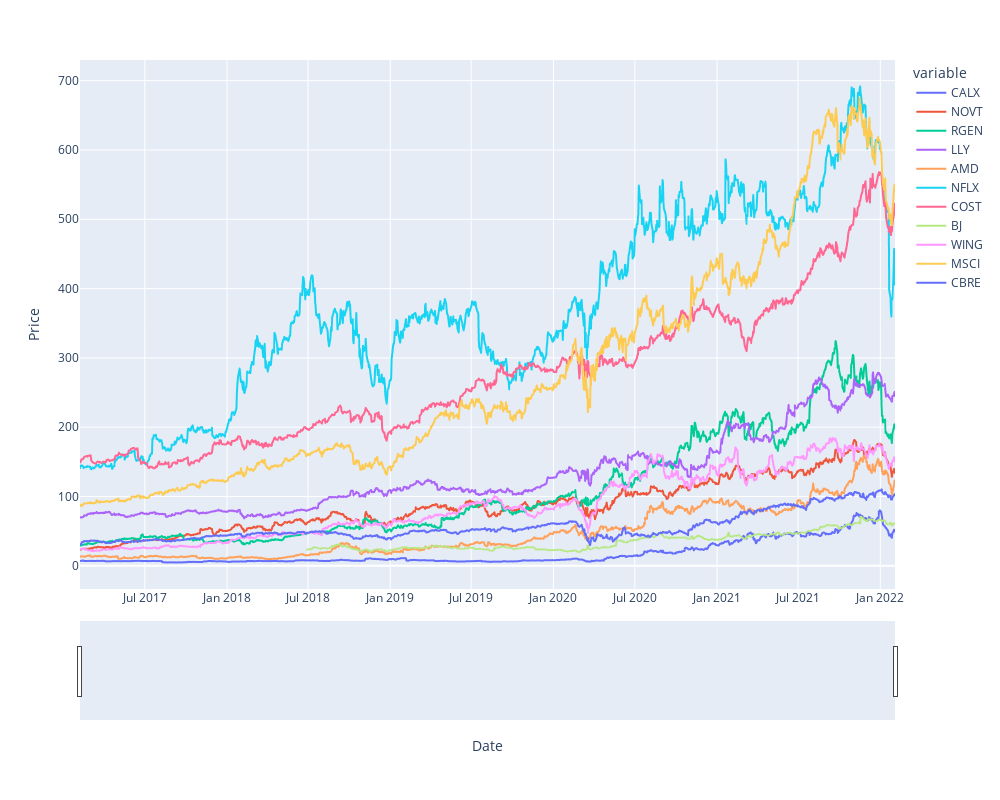

Notebook source saved alongside this figure:
### Code cell
# Plot Price of Investments Over Total Dataset

# Plot out prices for each stock since beginning of 2017
fig = px.line(mult_df, x=mult_df.index, y=mult_df.columns)
fig.update_xaxes(title="Date", rangeslider_visible=True)
fig.update_yaxes(title="Price")
fig.update_layout(height=800, width=1000, 
                  showlegend=True)
fig.show()

### Figure 1 — Plotly figure (JSON) as saved in the notebook; plotly's stock layout.template omitted (floating-point values rounded to 4 significant figures; data arrays with more than 128 entries replaced by an {"elided": "..."} marker saying what was removed)
{"data": [{"hovertemplate": "variable=CALX<br>Date=%{x}<br>value=%{y}<extra></extra>", "legendgroup": "CALX", "line": {"color": "#636efa", "dash": "solid"}, "mode": "lines", "name": "CALX", "showlegend": true, "type": "scattergl", "x": {"elided": "1259 str values"}, "xaxis": "x", "y": {"elided": "1259 float values"}, "yaxis": "y"}, {"hovertemplate": "variable=NOVT<br>Date=%{x}<br>value=%{y}<extra></extra>", "legendgroup": "NOVT", "line": {"color": "#EF553B", "dash": "solid"}, "mode": "lines", "name": "NOVT", "showlegend": true, "type": "scattergl", "x": {"elided": "1259 str values"}, "xaxis": "x", "y": {"elided": "1259 float values"}, "yaxis": "y"}, {"hovertemplate": "variable=RGEN<br>Date=%{x}<br>value=%{y}<extra></extra>", "legendgroup": "RGEN", "line": {"color": "#00cc96", "dash": "solid"}, "mode": "lines", "name": "RGEN", "showlegend": true, "type": "scattergl", "x": {"elided": "1259 str values"}, "xaxis": "x", "y": {"elided": "1259 float values"}, "yaxis": "y"}, {"hovertemplate": "variable=LLY<br>Date=%{x}<br>value=%{y}<extra></extra>", "legendgroup": "LLY", "line": {"color": "#ab63fa", "dash": "solid"}, "mode": "lines", "name": "LLY", "showlegend": true, "type": "scattergl", "x": {"elided": "1259 str values"}, "xaxis": "x", "y": {"elided": "1259 float values"}, "yaxis": "y"}, {"hovertemplate": "variable=AMD<br>Date=%{x}<br>value=%{y}<extra></extra>", "legendgroup": "AMD", "line": {"color": "#FFA15A", "dash": "solid"}, "mode": "lines", "name": "AMD", "showlegend": true, "type": "scattergl", "x": {"elided": "1259 str values"}, "xaxis": "x", "y": {"elided": "1259 float values"}, "yaxis": "y"}, {"hovertemplate": "variable=NFLX<br>Date=%{x}<br>value=%{y}<extra></extra>", "legendgroup": "NFLX", "line": {"color": "#19d3f3", "dash": "solid"}, "mode": "lines", "name": "NFLX", "showlegend": true, "type": "scattergl", "x": {"elided": "1259 str values"}, "xaxis": "x", "y": {"elided": "1259 float values"}, "yaxis": "y"}, {"hovertemplate": "variable=COST<br>Date=%{x}<br>value=%{y}<extra></extra>", "legendgroup": "COST", "line": {"color": "#FF6692", "dash": "solid"}, "mode": "lines", "name": "COST", "showlegend": true, "type": "scattergl", "x": {"elided": "1259 str values"}, "xaxis": "x", "y": {"elided": "1259 float values"}, "yaxis": "y"}, {"hovertemplate": "variable=BJ<br>Date=%{x}<br>value=%{y}<extra></extra>", "legendgroup": "BJ", "line": {"color": "#B6E880", "dash": "solid"}, "mode": "lines", "name": "BJ", "showlegend": true, "type": "scattergl", "x": {"elided": "1259 str values"}, "xaxis": "x", "y": {"elided": "1259 float values"}, "yaxis": "y"}, {"hovertemplate": "variable=WING<br>Date=%{x}<br>value=%{y}<extra></extra>", "legendgroup": "WING", "line": {"color": "#FF97FF", "dash": "solid"}, "mode": "lines", "name": "WING", "showlegend": true, "type": "scattergl", "x": {"elided": "1259 str values"}, "xaxis": "x", "y": {"elided": "1259 float values"}, "yaxis": "y"}, {"hovertemplate": "variable=MSCI<br>Date=%{x}<br>value=%{y}<extra></extra>", "legendgroup": "MSCI", "line": {"color": "#FECB52", "dash": "solid"}, "mode": "lines", "name": "MSCI", "showlegend": true, "type": "scattergl", "x": {"elided": "1259 str values"}, "xaxis": "x", "y": {"elided": "1259 float values"}, "yaxis": "y"}, {"hovertemplate": "variable=CBRE<br>Date=%{x}<br>value=%{y}<extra></extra>", "legendgroup": "CBRE", "line": {"color": "#636efa", "dash": "solid"}, "mode": "lines", "name": "CBRE", "showlegend": true, "type": "scattergl", "x": {"elided": "1259 str values"}, "xaxis": "x", "y": {"elided": "1259 float values"}, "yaxis": "y"}], "layout": {"height": 800, "legend": {"title": {"text": "variable"}, "tracegroupgap": 0}, "margin": {"t": 60}, "showlegend": true, "width": 1000, "xaxis": {"anchor": "y", "domain": [0, 1], "rangeslider": {"visible": true}, "title": {"text": "Date"}}, "yaxis": {"anchor": "x", "domain": [0, 1], "title": {"text": "Price"}}}}
